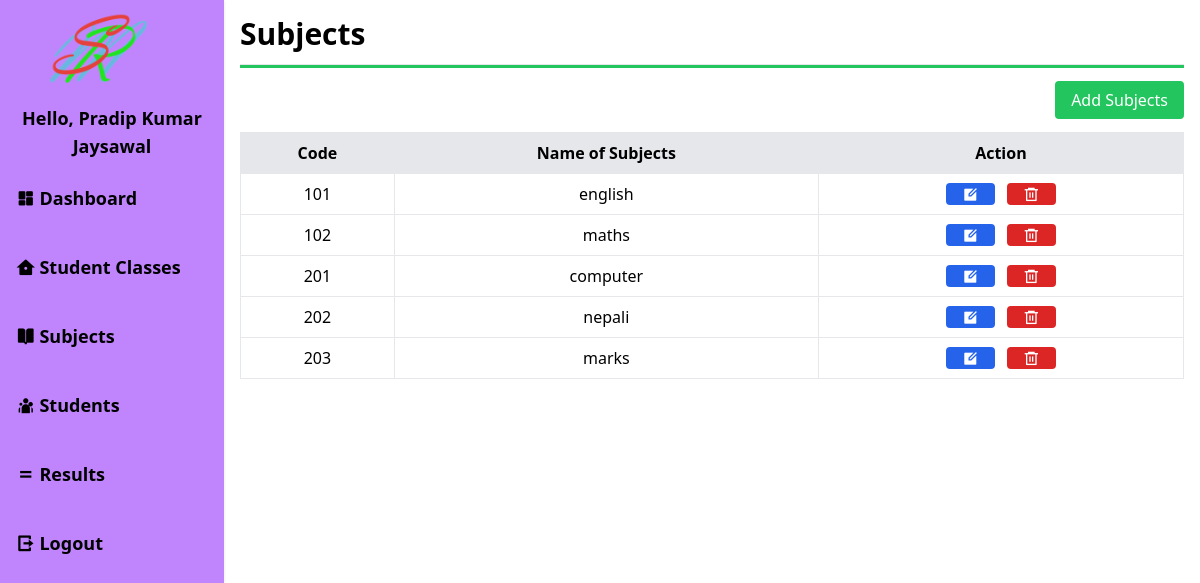
The page /admin/sub.php (signed in) on the database its author committed.
### tables this page shows
CREATE TABLE `sub` (
  `id` int(11) NOT NULL,
  `code` int(11) NOT NULL,
  `subjects` varchar(100) NOT NULL
);

### admin/sub.php (the view, shortened to what this page needs)
<?php include 'header.php';
$qry="SELECT *FROM sub ";
include '../includes/dbconnection.php';
$result=mysqli_query($conn,$qry);
?>
<link href="https://cdn.jsdelivr.net/npm/remixicon@4.2.0/fonts/remixicon.css" rel="stylesheet" />
    <h1 class="text-3xl font-bold">Subjects</h1>
    <hr class="my-3 h-1 bg-green-500">
    <div class="text-right my-5">
        <a href="createsubject.php" class="bg-green-500 text-white px-4 py-2 rounded
        hover:bg-orange-600">Add Subjects</a>
    </div>
    <table class="w-full">
        <tr class="bg-gray-200">
            <th class="border p-2">Code</th>
            <th class="border p-2">Name of Subjects</th>
            <th class="border p-2">Action</th>
        </tr>
        <?php
        while($row=mysqli_fetch_assoc($result)){
        ?>
        <tr class="text-center">
            <td class="border p-2"><?php echo $row['code']; ?></td>
            <td class="border p-2"><?php echo $row['subjects']; ?></td>
            <td class="border p-2">
                <a href="editsubject.php?id=<?php echo $row['id']; ?>" class="bg-blue-600
                text-white px-4 mx-1 px-1 rounded"><i class="ri-edit-box-fill"></i></a>
                <a href="actionsubject.php?deleteid=<?php echo $row['id']; ?>" class="bg-red-600 text-white px-4 mx-1 px-1
                rounded"><i class="ri-delete-bin-6-line"></i></a>
            </td>
        </tr>
        <?php
         }
         ?>
    </table>
<?php include 'footer.php'; ?>

### rows shown on the page
sub: code "101", subjects "english"
sub: code "102", subjects "maths"
sub: code "201", subjects "computer"
sub: code "202", subjects "nepali"
sub: code "203", subjects "marks"

### other values the page prints
$_SESSION['username'] "Pradip Kumar Jaysawal"
